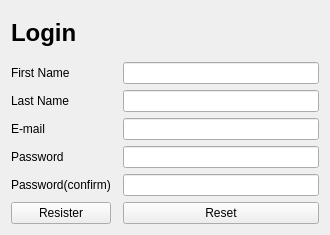
<?xml version="1.0" encoding="UTF-8"?>
<ui version="4.0">
 <class>Widget</class>
 <widget class="QWidget" name="Widget">
  <property name="geometry">
   <rect>
    <x>0</x>
    <y>0</y>
    <width>330</width>
    <height>235</height>
   </rect>
  </property>
  <property name="windowTitle">
   <string>Login Form</string>
  </property>
  <layout class="QGridLayout" name="gridLayout">
   <item row="1" column="2">
    <widget class="QLineEdit" name="LineFirstName"/>
   </item>
   <item row="6" column="0">
    <widget class="QPushButton" name="ButtonResister">
     <property name="text">
      <string>Resister</string>
     </property>
    </widget>
   </item>
   <item row="1" column="0">
    <widget class="QLabel" name="LabelNum1">
     <property name="text">
      <string>First Name</string>
     </property>
    </widget>
   </item>
   <item row="0" column="0" colspan="2">
    <widget class="QLabel" name="LabelNum1_3">
     <property name="text">
      <string>&lt;html&gt;&lt;head/&gt;&lt;body&gt;&lt;p&gt;&lt;span style=&quot; font-size:18pt; font-weight:700;&quot;&gt;Login&lt;/span&gt;&lt;/p&gt;&lt;/body&gt;&lt;/html&gt;</string>
     </property>
    </widget>
   </item>
   <item row="5" column="2">
    <widget class="QLineEdit" name="LinePasswordConfirm">
     <property name="text">
      <string/>
     </property>
    </widget>
   </item>
   <item row="2" column="0">
    <widget class="QLabel" name="LabelNum1_2">
     <property name="text">
      <string>Last Name</string>
     </property>
    </widget>
   </item>
   <item row="3" column="0">
    <widget class="QLabel" name="LabelNum2">
     <property name="text">
      <string>E-mail</string>
     </property>
    </widget>
   </item>
   <item row="4" column="2">
    <widget class="QLineEdit" name="LinePassword"/>
   </item>
   <item row="2" column="2">
    <widget class="QLineEdit" name="LineLastName"/>
   </item>
   <item row="6" column="2">
    <widget class="QPushButton" name="ButtonCancel">
     <property name="text">
      <string>Reset</string>
     </property>
    </widget>
   </item>
   <item row="4" column="0">
    <widget class="QLabel" name="LabelNum2_2">
     <property name="text">
      <string>Password</string>
     </property>
    </widget>
   </item>
   <item row="3" column="2">
    <widget class="QLineEdit" name="LineEmail"/>
   </item>
   <item row="5" column="0">
    <widget class="QLabel" name="LabelNum2_3">
     <property name="text">
      <string>Password(confirm)</string>
     </property>
    </widget>
   </item>
  </layout>
 </widget>
 <resources/>
 <connections/>
</ui>
